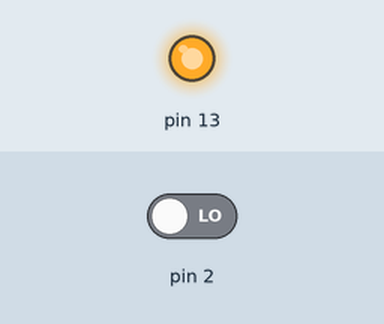
Bench run of a sketch on a simulated Arduino Uno, built with avr-gcc and run on an emulated ATmega328P. On the bench: output pins drawn as LEDs (lit = HIGH). The inputs (shaded band) are chosen by the test bench; at power-on: pin 2 LOW.

Above: at 1.2 s.
1.3 s: pin 2 driven HIGH
At 1.9 s:
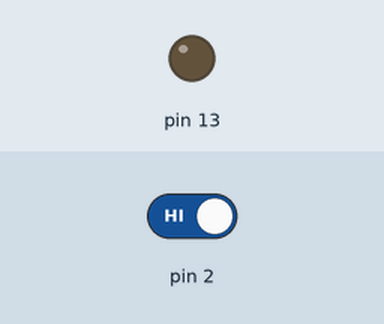
2.9 s: pin 2 driven LOW
At 4.3 s:
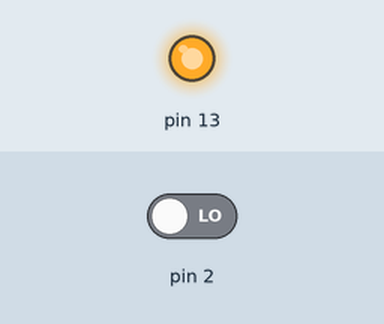
Timing chart, 0 to 5.9 s (numbered marks = the images above; inputs shaded):
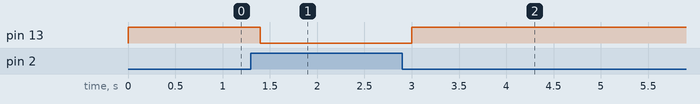

The sketch:

raj.ino
```cpp
int BUTTON = 0;

void setup()
{
  pinMode(13, OUTPUT);
  pinMode(2, INPUT);
}

void loop()
{
  digitalWrite(13, HIGH);
  if (digitalRead(2) == HIGH) {
    digitalWrite(13, LOW);
    delay(200); // Wait for 200 millisecond(s)
  }
  else {
    digitalWrite(13, HIGH);
    delay(200); // Wait for 200 millisecond(s)
  }
}
```

Measured:
- after the input at 1.3 s, pin 13: HIGH → LOW after 0.10 s
- after the input at 2.9 s, pin 13: LOW → HIGH after 0.10 s
